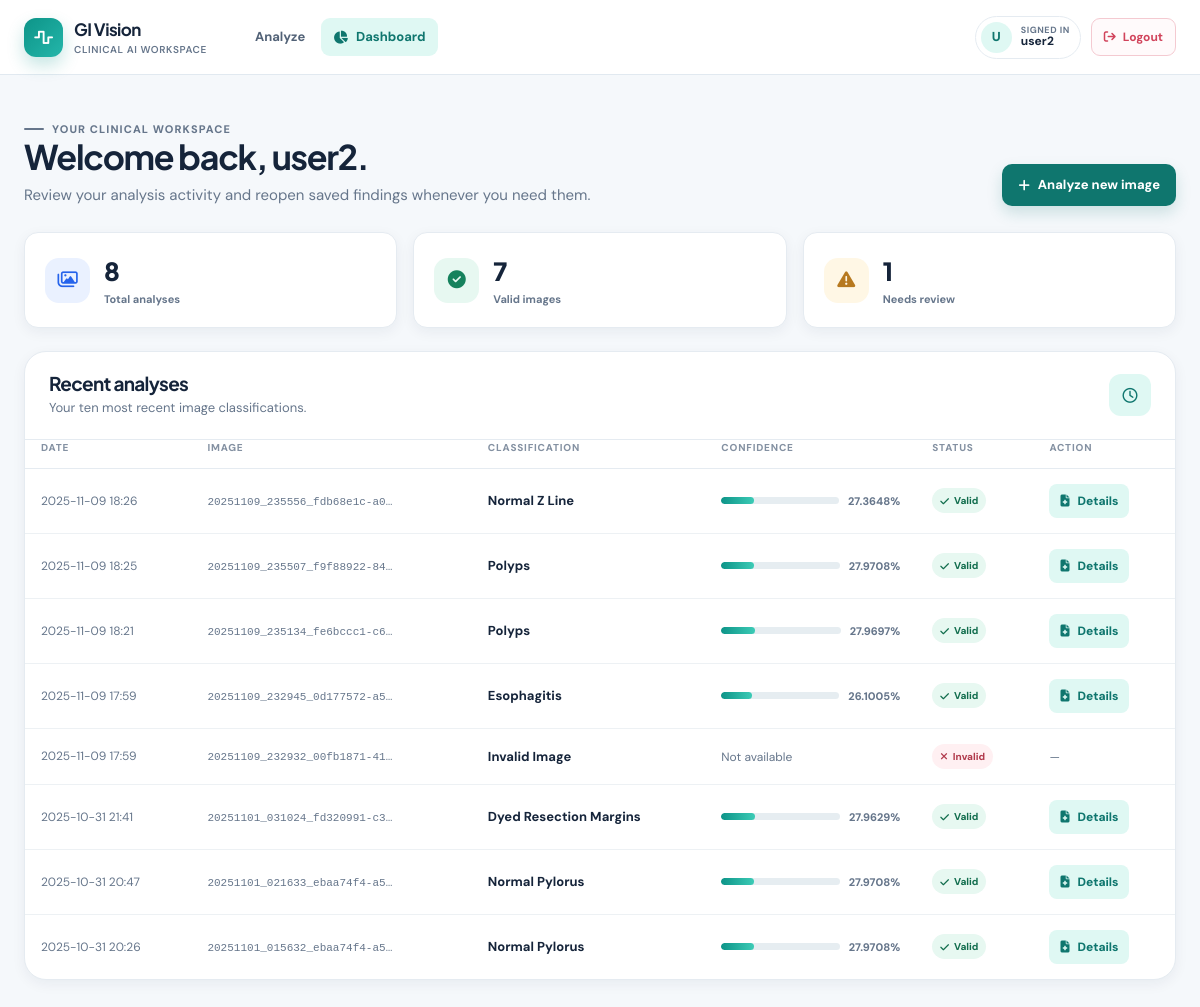
/dashboard (signed in), run on the app's committed database.
### tables this page shows
CREATE TABLE predictions (
            id INTEGER PRIMARY KEY AUTOINCREMENT,
            user_id INTEGER,
            filename TEXT,
            prediction TEXT,
            confidence REAL,
            is_valid_image INTEGER DEFAULT 1,
            created_at TIMESTAMP DEFAULT CURRENT_TIMESTAMP,
            FOREIGN KEY (user_id) REFERENCES users (id)
        );

### app.py (the view)
@app.route('/dashboard')
@login_required
def dashboard():
    try:
        conn = sqlite3.connect('users.db')
        conn.row_factory = sqlite3.Row
        cursor = conn.cursor()
        predictions = cursor.execute(
            'SELECT * FROM predictions WHERE user_id = ? ORDER BY created_at DESC LIMIT 10',
            (session['user_id'],)
        ).fetchall()
        predictions = [dict(prediction) for prediction in predictions]
        for prediction in predictions:
            prediction['confidence'] = normalize_confidence(prediction['confidence'])
        total_predictions = cursor.execute(
            'SELECT COUNT(*) FROM predictions WHERE user_id = ?',
            (session['user_id'],)
        ).fetchone()[0]
        valid_predictions = cursor.execute(
            'SELECT COUNT(*) FROM predictions WHERE user_id = ? AND is_valid_image = 1',
            (session['user_id'],)
        ).fetchone()[0]
        conn.close()
        print(f"Dashboard - User ID: {session.get('user_id')}")
        print(f"Dashboard - Total Predictions: {total_predictions}")
        print(f"Dashboard - Valid Predictions: {valid_predictions}")
        print(f"Dashboard - Predictions Found: {len(predictions) if predictions else 0}")
        return render_template('dashboard.html',
                               predictions=predictions,
                               total_predictions=total_predictions,
                               valid_predictions=valid_predictions)
    except Exception as e:
        print(f"Dashboard error: {e}")
        flash('Error loading dashboard.', 'danger')
        return redirect(url_for('upload_file'))

### app.py (called while the page is built, shortened)
def normalize_confidence(value):
    try:
        confidence = float(value)
    except (TypeError, ValueError):
        return 0.0
    return confidence if np.isfinite(confidence) else 0.0

@app.before_request
def invalidate_previous_server_sessions():
    if (
        session.get('user_id') is not None
        and session.get('server_session_id') != SERVER_SESSION_ID
    ):
        session.clear()

def login_required(f):
    @wraps(f)
    def decorated_function(*args, **kwargs):
        if 'user_id' not in session:
            flash('Please log in to access this page.', 'warning')
            return redirect(url_for('login'))
        return f(*args, **kwargs)
    return decorated_function

### templates/dashboard.html (shortened to what this page needs)
{% extends "base.html" %}
{% set nav_active = 'dashboard' %}
{% block content %}
<div class="page-heading">
    <div>
        <p class="eyebrow"><span></span> Your clinical workspace</p>
        <h1>Welcome back, {{ session.get('username', 'Clinician') }}.</h1>
        <p>Review your analysis activity and reopen saved findings whenever you need them.</p>
    </div>
    <a class="button" href="{{ url_for('upload_file') }}"><i class="fa-solid fa-plus"></i> Analyze new image</a>
</div>
<section class="stat-grid" aria-label="Analysis summary">
    <article class="stat-card"><span class="stat-card__icon"><i class="fa-regular fa-images"></i></span><span><strong class="stat-card__value">{{ total_predictions or 0 }}</strong><small class="stat-card__label">Total analyses</small></span></article>
    <article class="stat-card"><span class="stat-card__icon"><i class="fa-solid fa-circle-check"></i></span><span><strong class="stat-card__value">{{ valid_predictions or 0 }}</strong><small class="stat-card__label">Valid images</small></span></article>
    <article class="stat-card"><span class="stat-card__icon"><i class="fa-solid fa-triangle-exclamation"></i></span><span><strong class="stat-card__value">{{ (total_predictions or 0) - (valid_predictions or 0) }}</strong><small class="stat-card__label">Needs review</small></span></article>
</section>
<section class="panel panel--flush">
    <div class="panel__head">
        <div class="section-heading" style="margin: 0;">
            <div><h2>Recent analyses</h2><p>Your ten most recent image classifications.</p></div>
        </div>
        <span class="icon-box"><i class="fa-regular fa-clock"></i></span>
    </div>
    <div class="panel__body">
        {% if predictions %}
        <div class="table-wrap">
            <table class="data-table">
                <thead><tr><th>Date</th><th>Image</th><th>Classification</th><th>Confidence</th><th>Status</th><th>Action</th></tr></thead>
                <tbody>
                    {% for pred in predictions %}
                    <tr>
                        <td class="cell-muted">{{ pred['created_at'][:16] }}</td>
                        <td><span class="file-name" title="{{ pred['filename'] }}">{{ pred['filename'] }}</span></td>
                        <td class="cell-main">{{ pred['prediction'].replace('-', ' ').title() }}</td>
                        <td>
                            {% if pred['is_valid_image'] == 1 %}
                            <div class="confidence"><span class="confidence__track"><span class="confidence__bar" style="width: {{ "%.4f"|format(pred['confidence'] * 100) }}%;"></span></span><small>{{ "%.4f"|format(pred['confidence'] * 100) }}%</small></div>
                            {% else %}<span class="cell-muted">Not available</span>{% endif %}
                        </td>
                        <td>{% if pred['is_valid_image'] == 1 %}<span class="badge badge--valid"><i class="fa-solid fa-check"></i> Valid</span>{% else %}<span class="badge badge--invalid"><i class="fa-solid fa-xmark"></i> Invalid</span>{% endif %}</td>
                        <td>{% if pred['is_valid_image'] == 1 %}<a class="button--secondary button--small" href="{{ url_for('analysis_details', analysis_id=pred['id']) }}"><i class="fa-solid fa-file-medical"></i> Details</a>{% else %}<span class="cell-muted">—</span>{% endif %}</td>
                    </tr>
                    {% endfor %}
                </tbody>
            </table>
        </div>
        {% endif %}
    </div>
</section>
{% endblock %}

### data on the page
predictions: created_at "2025-11-09 18:26", filename "20251109_235556_fdb68e1c-a0…", prediction.replace "Normal Z Line", pred['confidence']*100 "27.3648", is_valid_image 1 (drawn)
predictions: created_at "2025-11-09 18:25", filename "20251109_235507_f9f88922-84…", prediction.replace "Polyps", pred['confidence']*100 "27.9708", is_valid_image 1 (drawn)
predictions: created_at "2025-11-09 18:21", filename "20251109_235134_fe6bccc1-c6…", prediction.replace "Polyps", pred['confidence']*100 "27.9697", is_valid_image 1 (drawn)
predictions: created_at "2025-11-09 17:59", filename "20251109_232945_0d177572-a5…", prediction.replace "Esophagitis", pred['confidence']*100 "26.1005", is_valid_image 1 (drawn)
predictions: created_at "2025-11-09 17:59", filename "20251109_232932_00fb1871-41…", prediction.replace "Invalid Image", is_valid_image "Not available"
predictions: created_at "2025-10-31 21:41", filename "20251101_031024_fd320991-c3…", prediction.replace "Dyed Resection Margins", pred['confidence']*100 "27.9629", is_valid_image 1 (drawn)
predictions: created_at "2025-10-31 20:47", filename "20251101_021633_ebaa74f4-a5…", prediction.replace "Normal Pylorus", pred['confidence']*100 "27.9708", is_valid_image 1 (drawn)
predictions: created_at "2025-10-31 20:26", filename "20251101_015632_ebaa74f4-a5…", prediction.replace "Normal Pylorus", pred['confidence']*100 "27.9708", is_valid_image 1 (drawn)

### other printed values
{{ session.get('username', 'U')[0]|upper }} "U"
{{ session.get('username', 'User') }} "user2"
{{ session.get('username', 'Clinician') }} "user2"
{{ total_predictions or 0 }} "8"
{{ valid_predictions or 0 }} "7"
{{ (total_predictions or 0) - (valid_predictions or 0) }} "1"
